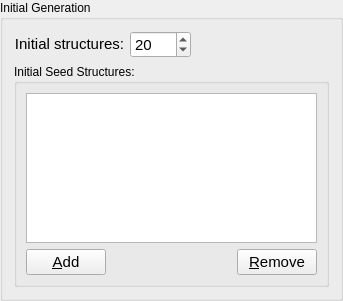
    <widget class="QGroupBox" name="groupBox_3">
     <property name="sizePolicy">
      <sizepolicy hsizetype="Preferred" vsizetype="MinimumExpanding">
       <horstretch>0</horstretch>
       <verstretch>0</verstretch>
      </sizepolicy>
     </property>
     <property name="title">
      <string>Initial Generation</string>
     </property>
     <layout class="QGridLayout" name="gridLayout_12">
      <item row="0" column="1">
       <widget class="QSpinBox" name="spin_numInitial">
        <property name="sizePolicy">
         <sizepolicy hsizetype="Maximum" vsizetype="Fixed">
          <horstretch>0</horstretch>
          <verstretch>0</verstretch>
         </sizepolicy>
        </property>
        <property name="minimumSize">
         <size>
          <width>0</width>
          <height>21</height>
         </size>
        </property>
        <property name="font">
         <font>
          <pointsize>11</pointsize>
         </font>
        </property>
        <property name="toolTip">
         <string>Number of initial structures to use in first generation.
</string>
        </property>
        <property name="maximum">
         <number>9999</number>
        </property>
        <property name="value">
         <number>20</number>
        </property>
       </widget>
      </item>
      <item row="0" column="2">
       <spacer name="horizontalSpacer_3">
        <property name="orientation">
         <enum>Qt::Horizontal</enum>
        </property>
        <property name="sizeHint" stdset="0">
         <size>
          <width>132</width>
          <height>20</height>
         </size>
        </property>
       </spacer>
      </item>
      <item row="0" column="0">
       <widget class="QLabel" name="label_9">
        <property name="sizePolicy">
         <sizepolicy hsizetype="Fixed" vsizetype="Fixed">
          <horstretch>0</horstretch>
          <verstretch>0</verstretch>
         </sizepolicy>
        </property>
        <property name="font">
         <font>
          <pointsize>11</pointsize>
         </font>
        </property>
        <property name="toolTip">
         <string>Number of initial structures / number of structures to keep in queue for continuous mode.

Default: 20
</string>
        </property>
        <property name="text">
         <string>Initial structures:</string>
        </property>
        <property name="alignment">
         <set>Qt::AlignRight|Qt::AlignTrailing|Qt::AlignVCenter</set>
        </property>
        <property name="buddy">
         <cstring>spin_numInitial</cstring>
        </property>
       </widget>
      </item>
      <item row="1" column="0" colspan="3">
       <widget class="QGroupBox" name="groupBox_2">
        <property name="title">
         <string>Initial Seed Structures:</string>
        </property>
        <layout class="QGridLayout" name="gridLayout_3">
         <item row="0" column="0" colspan="3">
          <widget class="QListWidget" name="list_seeds">
           <property name="sizePolicy">
            <sizepolicy hsizetype="MinimumExpanding" vsizetype="MinimumExpanding">
             <horstretch>0</horstretch>
             <verstretch>0</verstretch>
            </sizepolicy>
           </property>
           <property name="maximumSize">
            <size>
             <width>16777215</width>
             <height>150</height>
            </size>
           </property>
           <property name="font">
            <font>
             <pointsize>11</pointsize>
            </font>
           </property>
           <property name="toolTip">
            <string>Load any initial seed structures here.</string>
           </property>
          </widget>
         </item>
         <item row="1" column="0">
          <widget class="QPushButton" name="push_addSeed">
           <property name="sizePolicy">
            <sizepolicy hsizetype="Fixed" vsizetype="Fixed">
             <horstretch>0</horstretch>
             <verstretch>0</verstretch>
            </sizepolicy>
           </property>
           <property name="font">
            <font>
             <pointsize>11</pointsize>
            </font>
           </property>
           <property name="text">
            <string>&amp;Add</string>
           </property>
          </widget>
         </item>
         <item row="1" column="2">
          <widget class="QPushButton" name="push_removeSeed">
           <property name="sizePolicy">
            <sizepolicy hsizetype="Fixed" vsizetype="Fixed">
             <horstretch>0</horstretch>
             <verstretch>0</verstretch>
            </sizepolicy>
           </property>
           <property name="font">
            <font>
             <pointsize>11</pointsize>
            </font>
           </property>
           <property name="text">
            <string>&amp;Remove</string>
           </property>
          </widget>
         </item>
         <item row="1" column="1">
          <spacer name="horizontalSpacer">
           <property name="orientation">
            <enum>Qt::Horizontal</enum>
           </property>
           <property name="sizeHint" stdset="0">
            <size>
             <width>40</width>
             <height>20</height>
            </size>
           </property>
          </spacer>
         </item>
        </layout>
       </widget>
      </item>
     </layout>
    </widget>
